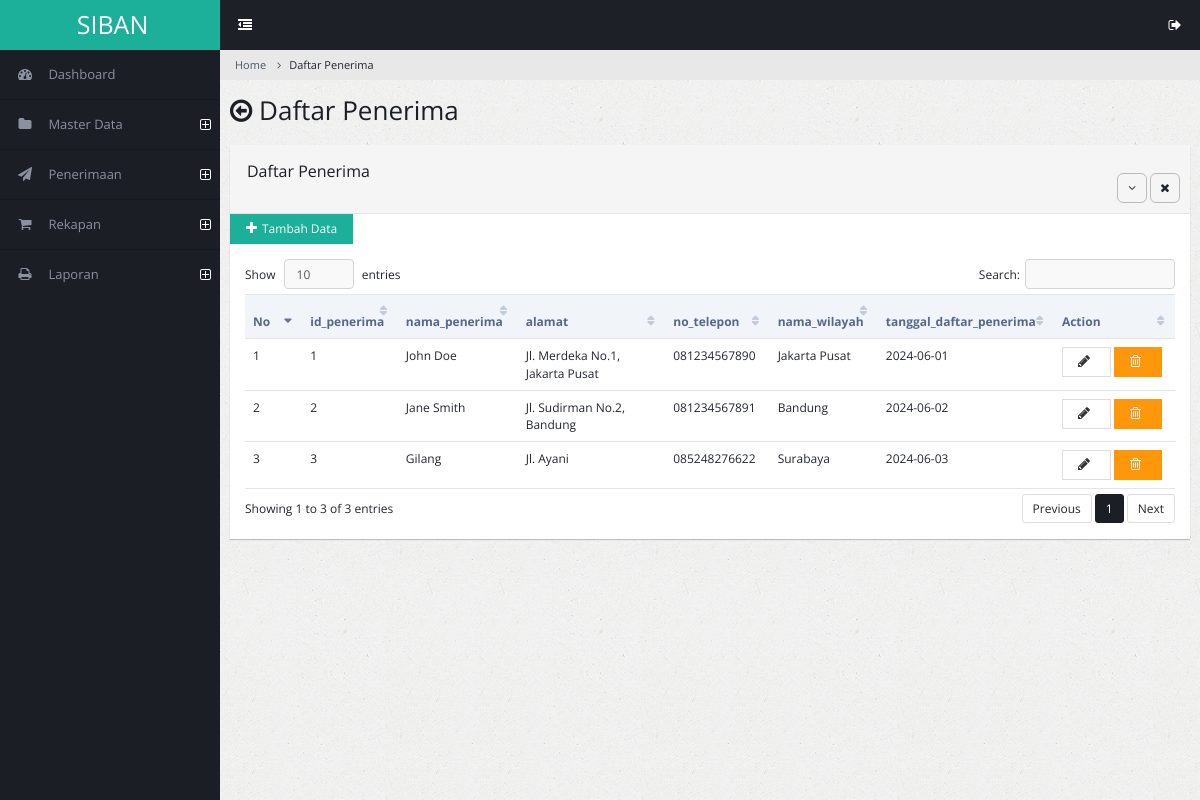
Screenshot of /admin/daftar_penerima.php (signed in) with the database file from the repository.
### tables this page shows
CREATE TABLE `daftar_penerima` (
  `id_penerima` int(11) NOT NULL,
  `nama_penerima` varchar(100) NOT NULL,
  `alamat` varchar(255) NOT NULL,
  `no_telepon` varchar(15) DEFAULT NULL,
  `id_wilayah` int(11) DEFAULT NULL,
  `tanggal_daftar_penerima` varchar(100) NOT NULL
);

CREATE TABLE `wilayah` (
  `id_wilayah` int(11) NOT NULL,
  `nama_wilayah` varchar(100) NOT NULL,
  `keterangan` text
);

### admin/daftar_penerima.php (the view, shortened to what this page needs)
<?php
include "koneksi.php";
?>
<!DOCTYPE html>
<html lang="en">
<head>
        <link rel="stylesheet" type="text/css" id="theme" href="css/theme-default.css"/>
    </head>
    <body>
        <div class="page-container">
            <div class="page-sidebar">
                <?php include 'menu.php'; ?>
            </div>
            <div class="page-content">
                <ul class="x-navigation x-navigation-horizontal x-navigation-panel">
                    <li class="xn-icon-button">
                        <a href="#" class="x-navigation-minimize"><span class="fa fa-dedent"></span></a>
                    </li>
                    <li class="xn-icon-button pull-right">
                        <a href="#" class="mb-control" data-box="#mb-signout"><span class="fa fa-sign-out"></span></a>
                    </li>
                </ul>
                <ul class="breadcrumb">
                    <li><a href="#">Home</a></li>
                    <li class="active">Daftar Penerima</a></li>
                </ul>
                <div class="page-title">
                    <h2><span class="fa fa-arrow-circle-o-left"></span> Daftar Penerima</h2>
                </div>
                <div class="page-content-wrap">
                    <div class="row">
                        <div class="col-md-12">
                            <div class="panel panel-default">
                                <div class="panel-heading">
                                    <h3 class="panel-title">Daftar Penerima</h3><br>
                                    <ul class="panel-controls">
                                        <li><a href="#" class="panel-collapse"><span class="fa fa-angle-down"></span></a></li>
                                        <li><a href="#" class="panel-remove"><span class="fa fa-times"></span></a></li>
                                    </ul>
                                </div>
                                <a href="daftar_penerima-add"><button class="btn btn-info"><i class="fa fa-plus"></i>Tambah Data</button> </a>
                                <div class="panel-body">
                                    <table class="table datatable">
                                        <thead>
                                            <tr>
                                                <th width="70">No</th>
                                                <th>id_penerima</th>
                                                <th>nama_penerima</th>
                                                <th>alamat</th>
                                                <th>no_telepon</th>
                                                <th>nama_wilayah</th>
                                                <th>tanggal_daftar_penerima</th>
                                                <th width="130">Action</th>
                                            </tr>
                                        </thead>
<?php
                        $querymatakuliah = mysqli_query ($konek, "SELECT * FROM daftar_penerima
                                                                    INNER JOIN wilayah ON wilayah.id_wilayah = daftar_penerima.id_wilayah");
                        $no = 0;
                        while($matakuliah = mysqli_fetch_array($querymatakuliah)){
                            $no++;
                            echo "
                                <tr>
                                    <td>$no</td>
                                    <td>$matakuliah[id_penerima]</td>
                                    <td>$matakuliah[nama_penerima]</td>
                                    <td>$matakuliah[alamat]</td>
                                    <td>$matakuliah[no_telepon]</td>
                                    <td>$matakuliah[nama_wilayah]</td>
                                    <td>$matakuliah[tanggal_daftar_penerima]</td>
                                    <td>
                                    <a href='daftar_penerima-edit.php?id_penerima=$matakuliah[id_penerima]' id_penerima='$matakuliah[id_penerima]'><button class='btn btn-default'><i class='fa fa-pencil'></i></button></a>
                                    <a href='daftar_penerima-delete.php?id_penerima=$matakuliah[id_penerima]'<button class='btn btn-warning'><i class='fa fa-trash-o'></i></button></a>
                                    </td>
                                </tr>
                                ";
                        }
                    ?>
                                    </table>
                                </div>
                            </div>
                        </div>
                    </div>
                </div>
            </div>
        </div>
    </body>
</html>

### admin/menu.php (shortened to what this page needs)
<?php
$role = isset($_SESSION['role']) ? $_SESSION['role'] : '';
?>
                <ul class="x-navigation">
                    <li class="xn-logo">
                        <a href="index">SIBAN</a>
                    </li>
                <li>
                    <a href="index"><span class="fa fa-dashboard"></span> <span class="xn-text">Dashboard</span></a>
                </li>
                <?php if ($role === 'admin'): ?>
                <li class="xn-openable">
                    <a href="#"><span class="fa fa-folder"></span> <span class="xn-text">Master Data</span></a>
                </li>
                <?php endif; ?>
                <li class="xn-openable">
                    <a href="#"><span class="fa fa-paper-plane"></span> <span class="xn-text">Penerimaan</span></a>
                </li>
                <li class="xn-openable">
                    <a href="#"><span class="fa fa-shopping-cart"></span> <span class="xn-text">Rekapan</span></a>
                </li>
                <li class="xn-openable">
                    <a href="tables.html"><span class="fa fa-print"></span> <span class="xn-text">Laporan</span></a>

### rows the page displays
daftar_penerima: id_penerima "1", nama_penerima "John Doe", alamat "Jl. Merdeka No.1, Jakarta Pusat", no_telepon "081234567890", id_wilayah.nama_wilayah "Jakarta Pusat", tanggal_daftar_penerima "2024-06-01"
daftar_penerima: id_penerima "2", nama_penerima "Jane Smith", alamat "Jl. Sudirman No.2, Bandung", no_telepon "081234567891", id_wilayah.nama_wilayah "Bandung", tanggal_daftar_penerima "2024-06-02"
daftar_penerima: id_penerima "3", nama_penerima "Gilang", alamat "Jl. Ayani", no_telepon "085248276622", id_wilayah.nama_wilayah "Surabaya", tanggal_daftar_penerima "2024-06-03"
